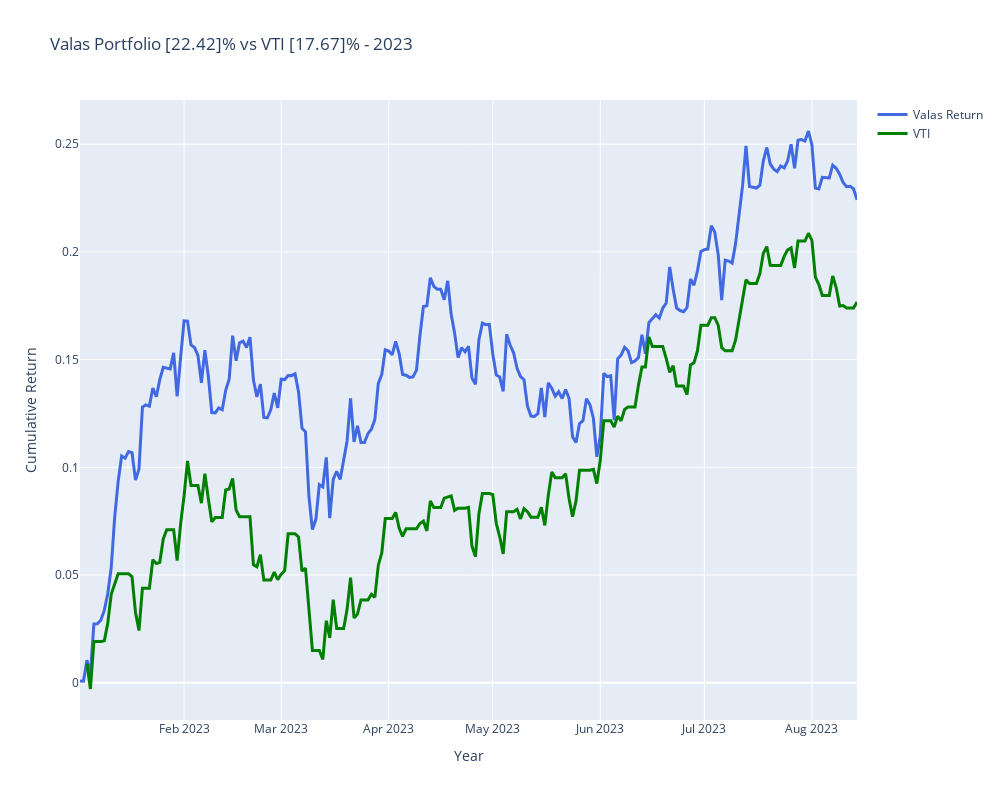

The notebook cell this image was saved under:
### Markdown cell above
# Graph Returns

### Code cell
fig = go.Figure() # go object

#Date = weighted["Date"]
#benchmark = port_ret["VTI"]
vala = cumulative_ret
VTI = ((ret_data["VTI"] + 1).cumprod()) - 1


fig.add_trace(go.Scatter(x=weighted_returns["Date"],y=cumulative_ret, name='Valas Return',
                         line=dict(color='royalblue', width=3,)))
fig.add_trace(go.Scatter(x=weighted_returns["Date"], y=VTI, name='VTI',
                        line=dict(color='green', width=3,)))

# Edit the layout
fig.update_layout(title=f'Valas Portfolio {(cumulative_ret.tail(1).values *100).round(2)}% vs VTI {(VTI.tail(1).values *100).round(2)}% - 2023',
                   xaxis_title='Year',
                   yaxis_title='Cumulative Return', width=1000, height=800,)
fig.show()
#Saving Plot for Website

### Figure 1 — Plotly figure (JSON) as saved in the notebook; plotly's stock layout.template omitted (floating-point values rounded to 4 significant figures; data arrays with more than 128 entries replaced by an {"elided": "..."} marker saying what was removed)
{"data": [{"line": {"color": "royalblue", "width": 3}, "name": "Valas Return", "type": "scatter", "x": {"elided": "225 str values"}, "y": {"elided": "225 float values"}}, {"line": {"color": "green", "width": 3}, "name": "VTI", "type": "scatter", "x": {"elided": "225 str values"}, "y": {"elided": "225 float values"}}], "layout": {"height": 800, "title": {"text": "Valas Portfolio [22.42]% vs VTI [17.67]% - 2023"}, "width": 1000, "xaxis": {"title": {"text": "Year"}}, "yaxis": {"title": {"text": "Cumulative Return"}}}}
